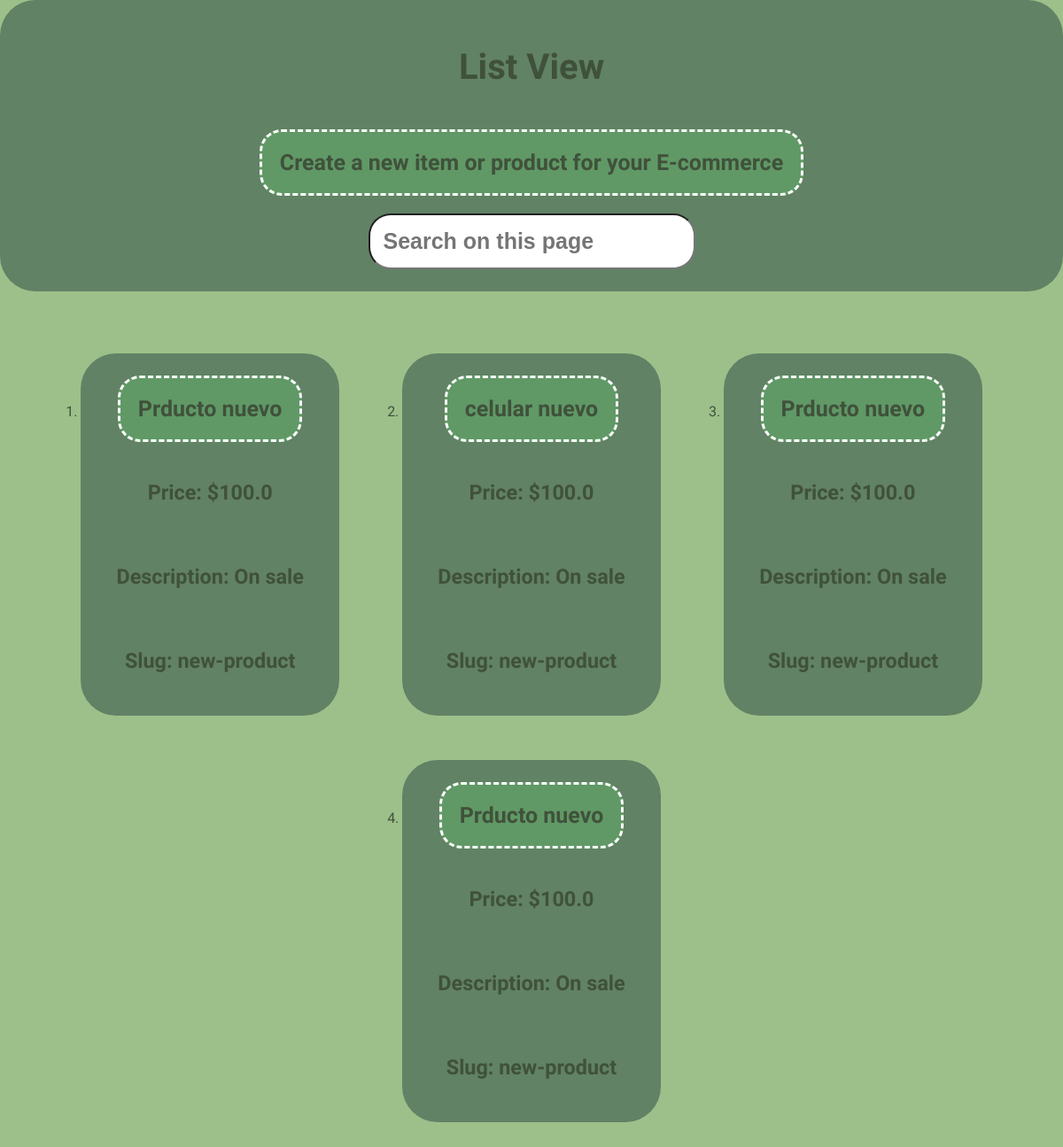
/list-view/ (signed in), run on the app's committed database.
### dear_app/models.py (models this page shows, shortened)
class Product(models.Model):
    title = models.TextField(max_length=100, default='Prducto nuevo')# title product
    price = models.FloatField(default=100) # price product
    description = models.CharField(max_length=100,default='On sale') # description product
    color = ColorField(null = True) # color product
    slug = models.SlugField(db_index=True, blank = True,default='new-product') # slug product

### dear_app/views.py (the view, shortened to what this page needs)
# urls.py: path('list-view/', list_view, name='list_view'), # list instances page
def list_view(request):
    query = request.GET.get('q',None)
    queryset = Product.objects.all()
    context = {'product_list':queryset}
    if request.user.is_authenticated:
        return render(request,'pages/list_view.html', context)
    else:
        return render(request, 'pages/public.html')

### dear_app/templates/pages/list_view.html (shortened to what this page needs)
{% load static %}
<!DOCTYPE html>
<html lang="en">
<head>
    <link rel='stylesheet' href="{% static 'dear_app/listwo.css' %}">
</head>
<body>
    <div class='container'>
        <h1>List View</h1>
       <a href='/creating-view/'>Create a new item or product for your E-commerce</a>
        {% include 'pages/search.html' %}
    </div>
    <ol>
    {% for product in product_list %}
        <li>
            <div>
                <a href='/detail-view/{{product.id}}'>{{product.title}}</a>
                <h3>Price: ${{product.price}}</h3>
                <h3>Description: {{product.description}}</h3>
                <h3>Slug: {{product.slug}}</h3>
            </div>
        </li>
    {% endfor %}
    </ol>
</body>
</html>

### dear_app/static/dear_app/listwo.css (style rules this page uses)
:root { --first: 25px; }
*,*:before,*:after { box-sizing: border-box; }
body,html { height: 3500px; }
body { padding: 0; margin: 0; font-family: 'REM', sans-serif; background-color: rgb(157, 192, 139); color: rgb(64, 81, 59); }
div { background-color: rgb(97, 130, 100); border-radius: 40px; font-size: 20px; display: flex; flex-direction: column; padding: var(--first) 40px; align-items: center; gap: 20px; }
div a,input { text-decoration: none; font-size: var(--first); padding: 15px; border-radius: 25px; font-weight: bold; }
div a { background-color: rgb(96, 153, 102); border: dashed white 3px; padding: 20px; }
ol { margin: 30px; display: flex; flex-flow: row wrap; gap: 50px; justify-content: space-evenly; padding: 40px; }
a { text-decoration: none; font-weight: bold; font-size: 17px; color: rgb(64, 81, 59); }

### data on the page
Product: title "Prducto nuevo", price "100.0", description "On sale", slug "new-product"
Product: title "celular nuevo", price "100.0", description "On sale", slug "new-product"
Product: title "Prducto nuevo", price "100.0", description "On sale", slug "new-product"
Product: title "Prducto nuevo", price "100.0", description "On sale", slug "new-product"
